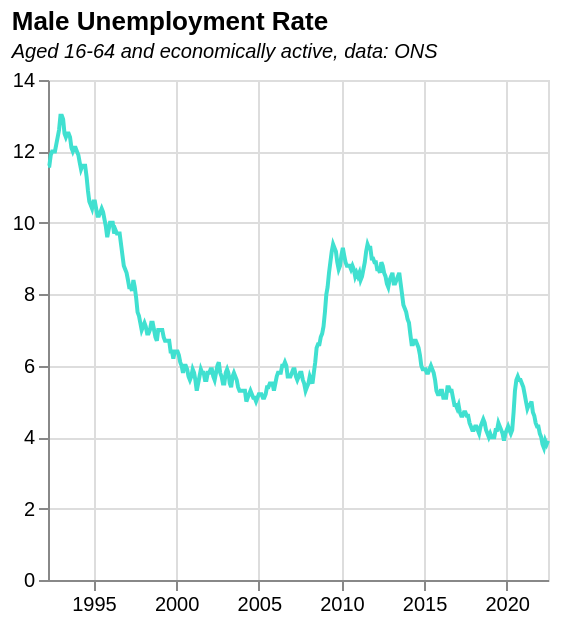

Vega-Lite specification for this chart:
### Vega-Lite specification from a JSON file in a GitHub repository (floating-point values rounded to 4 significant figures; data arrays with more than 128 entries replaced by an {"elided": "..."} marker saying what was removed)
{"$schema": "https://vega.github.io/schema/vega-lite/v5.json", "data": {"values": {"elided": "364 records"}, "format": {"parse": {"date": "date"}}}, "title": {"text": "Male Unemployment Rate", "subtitle": "Aged 16-64 and economically active, data: ONS", "subtitleFontStyle": "italic", "subtitleFontSize": 10, "anchor": "start", "color": "black"}, "width": 250, "height": 250, "mark": {"type": "line", "color": "turquoise", "strokeWidth": 2, "opacity": 1}, "encoding": {"x": {"field": "date", "type": "temporal", "title": null}, "y": {"field": "value", "type": "quantitative", "scale": {"domain": [0, 14]}, "title": null}, "tooltip": [{"field": "date", "type": "temporal", "title": "Date"}, {"field": "value", "type": "quantitative", "title": "Male unemployment", "format": ".1f"}]}}
